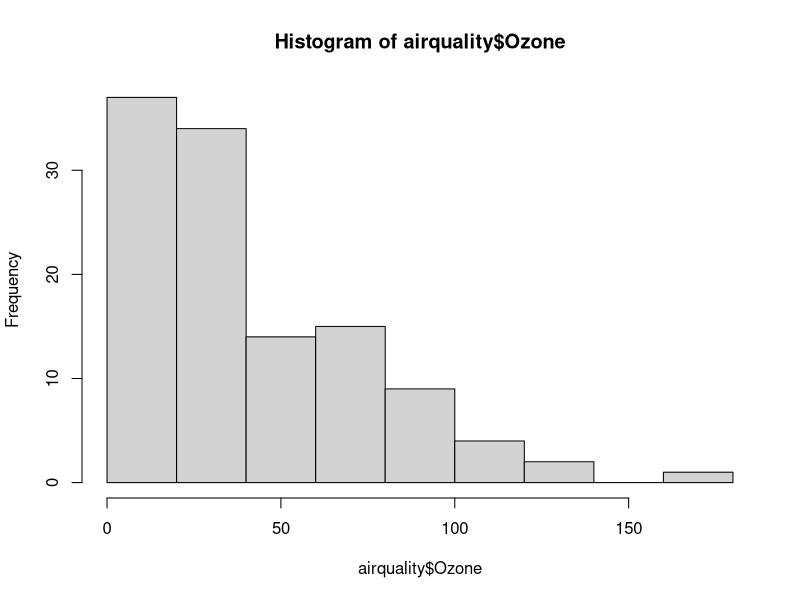
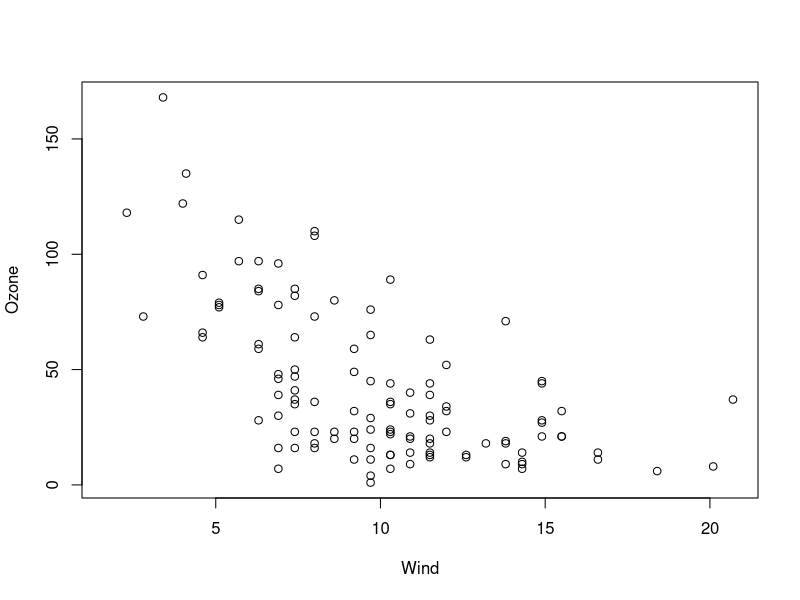
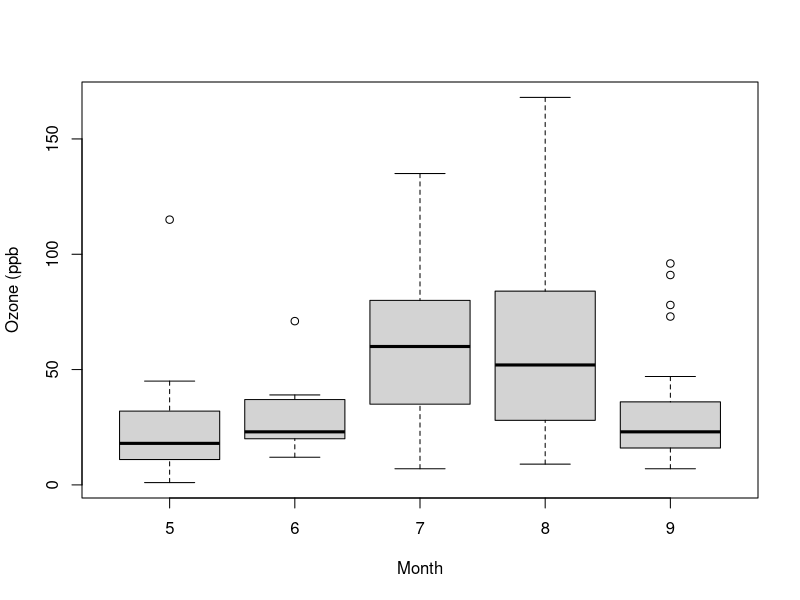

Write the R code that produced these figures, in order.
## ---- chunk 1
library(datasets)
hist(airquality$Ozone)  # Draw a new plots
## ---- chunk 2
library(datasets)
with(airquality, plot(Wind,Ozone))
## ---- chunk 3
library(datasets)
airquality <- transform(airquality, Month=factor(Month))
boxplot(Ozone ~ Month, airquality, xlab="Month", ylab="Ozone (ppb")
